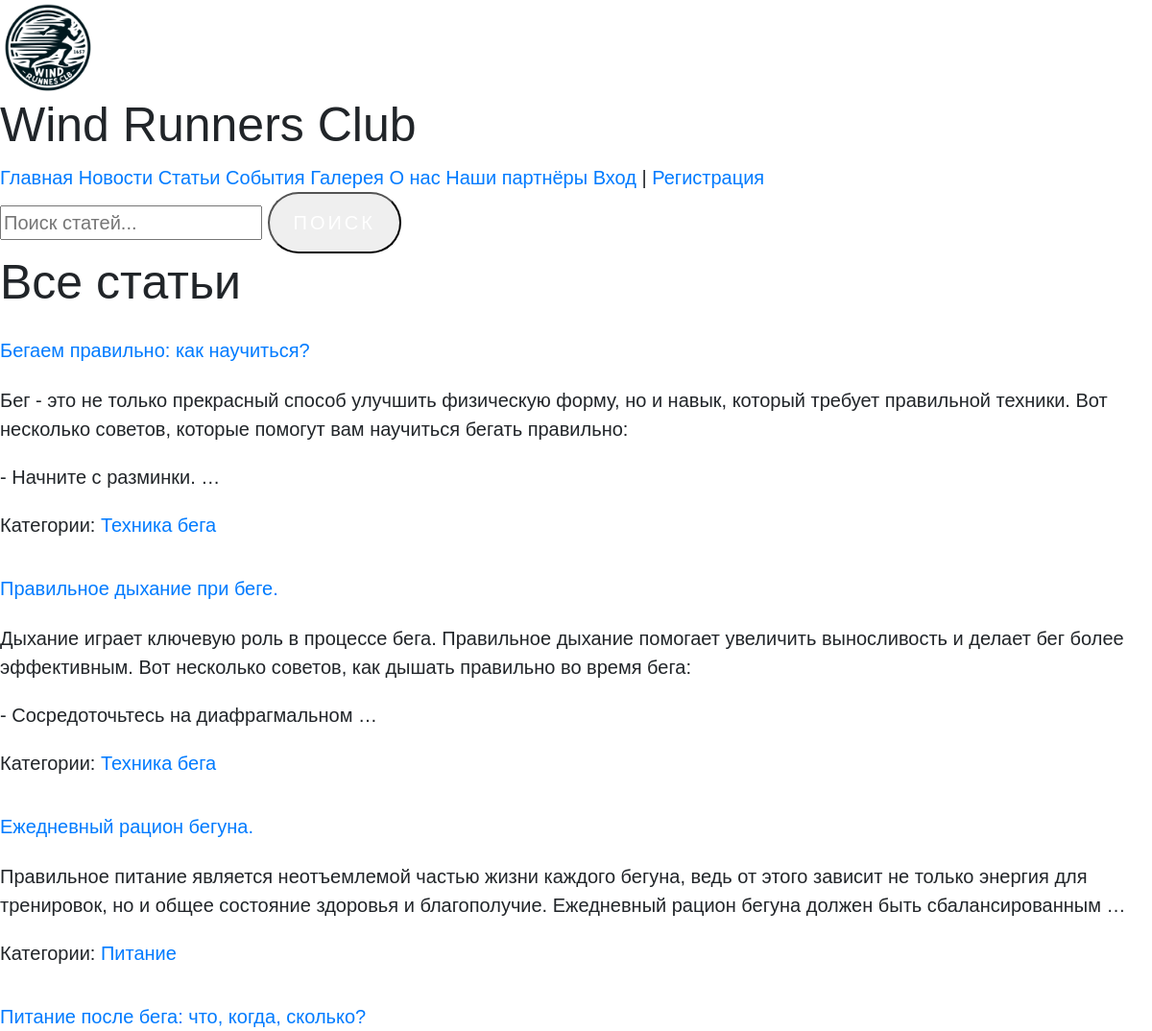
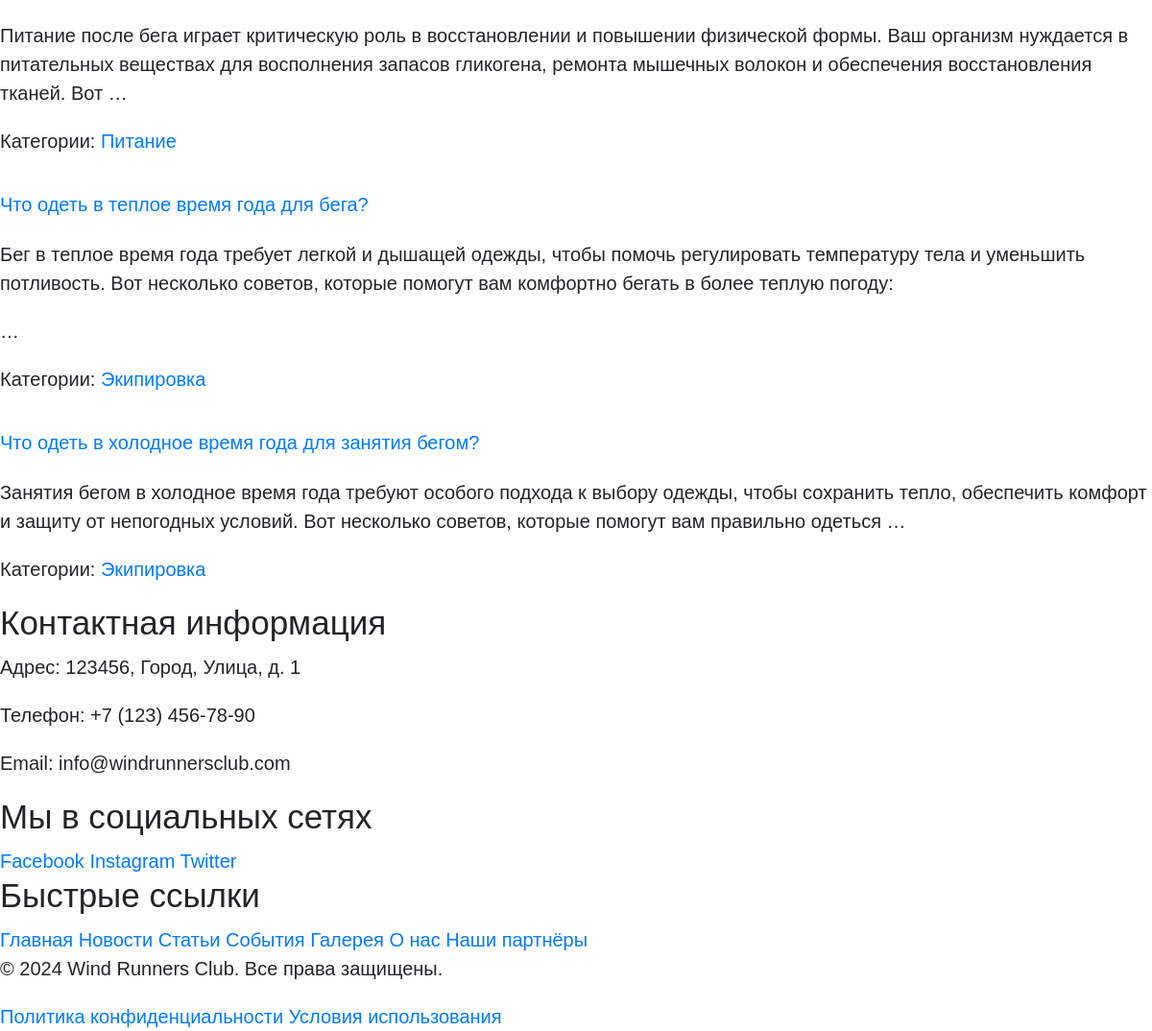
The app's page /articles/ with its own data (2 pictures, top to bottom).
### articles/models.py (models this page shows, shortened)
class Article(models.Model):
    article_title = models.CharField('Название статьи', max_length=256)
    content = RichTextField('')
    article_to_category = models.ManyToManyField(Category, blank=True, related_name='category_article')
    article_date = models.DateTimeField('Дата публикации статьи', auto_now_add=True)
    cover_image = models.ImageField(upload_to='articles/', default='defaults/wrc_emblem.webp')
    class Meta:
        verbose_name = 'Статья'
        verbose_name_plural = 'Статьи'

class Category(models.Model):
    category_name = models.CharField(max_length=128)
    category_date = models.DateTimeField(auto_now_add=True)
    class Meta:
        verbose_name = 'Категория'
        verbose_name_plural = 'Категории'

### articles/views.py (the view)
# urls.py: path('', views.main_article, name='article_list'),
def main_article(request):
    search = forms.SearchForm()
    articles = Article.objects.order_by('-article_date')
    context = {'search': search, 'articles': articles}
    return render(request, 'articles/article_list.html', context)

### articles/forms.py
class SearchForm(forms.Form):
    search = forms.CharField(max_length=256)

### articles/templates/articles/article_list.html (shortened to what this page needs)
{% extends 'base.html' %}
{% block content %}
<form method="get" action="{% url 'articles:search_article' %}">
    <input type="text" name="search_article" placeholder="Поиск статей...">
    <button type="submit">Поиск</button>
</form>
<h1>Все статьи</h1>
{% for article in articles %}
<div>
    <h2><a href="{% url 'articles:article_detail' article.id %}">{{ article.article_title }}</a></h2>
    <p>{{ article.content|truncatewords:30|safe }}</p>
    <p>Категории:
        {% for category in article.article_to_category.all %}
        <a href="{% url 'articles:articles_by_category' category.id %}">{{ category.category_name }}</a>{% if not forloop.last %}, {% endif %}
        {% endfor %}
    </p>
</div>
{% endfor %}
{% endblock %}

### static/css/style.css (style rules this page uses)
* { font-family: Arial; text-decoration: none; font-size: 20px; }

### records on screen
Article: article_title "Бегаем правильно: как научиться?", content "Бег - это не только прекрасный способ улучшить физическую форму, но и навык, который требует правильной техники. Вот несколько советов, которые помогут вам научиться бегать правильно: - Начните с разминки. …"
Category: category_name "Техника бега"
Article: article_title "Правильное дыхание при беге.", content "Дыхание играет ключевую роль в процессе бега. Правильное дыхание помогает увеличить выносливость и делает бег более эффективным. Вот несколько советов, как дышать правильно во время бега: - Сосредоточьтесь на диафрагмальном …"
Article: article_title "Ежедневный рацион бегуна.", content "Правильное питание является неотъемлемой частью жизни каждого бегуна, ведь от этого зависит не только энергия для тренировок, но и общее состояние здоровья и благополучие. Ежедневный рацион бегуна должен быть сбалансированным …"
Category: category_name "Питание"
Article: article_title "Питание после бега: что, когда, сколько?", content "Питание после бега играет критическую роль в восстановлении и повышении физической формы. Ваш организм нуждается в питательных веществах для восполнения запасов гликогена, ремонта мышечных волокон и обеспечения восстановления тканей. Вот …"
Article: article_title "Что одеть в теплое время года для бега?", content "Бег в теплое время года требует легкой и дышащей одежды, чтобы помочь регулировать температуру тела и уменьшить потливость. Вот несколько советов, которые помогут вам комфортно бегать в более теплую погоду: …"
Category: category_name "Экипировка"
Article: article_title "Что одеть в холодное время года для занятия бегом?", content "Занятия бегом в холодное время года требуют особого подхода к выбору одежды, чтобы сохранить тепло, обеспечить комфорт и защиту от непогодных условий. Вот несколько советов, которые помогут вам правильно одеться …"
